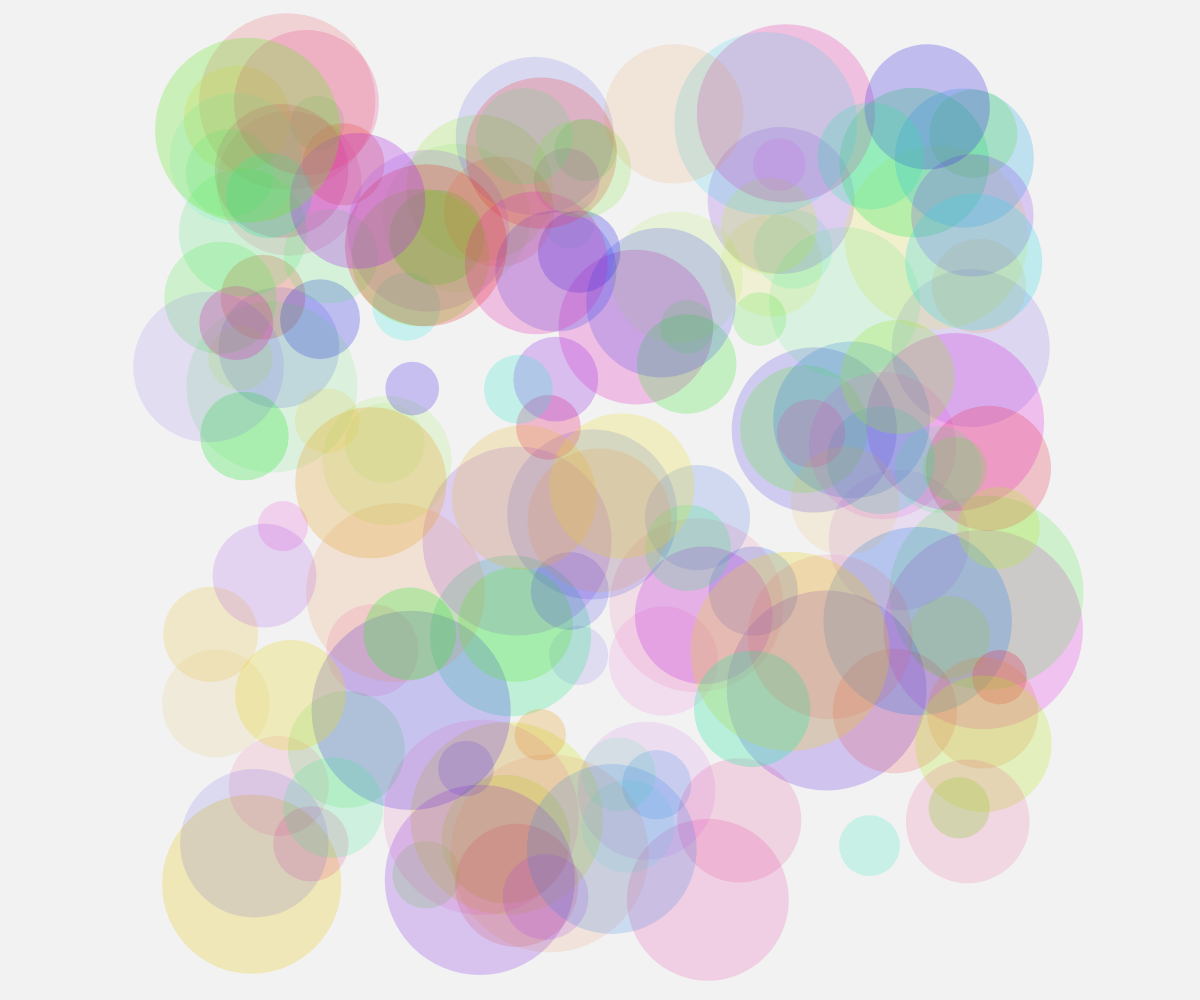
Frame 1 (no input)
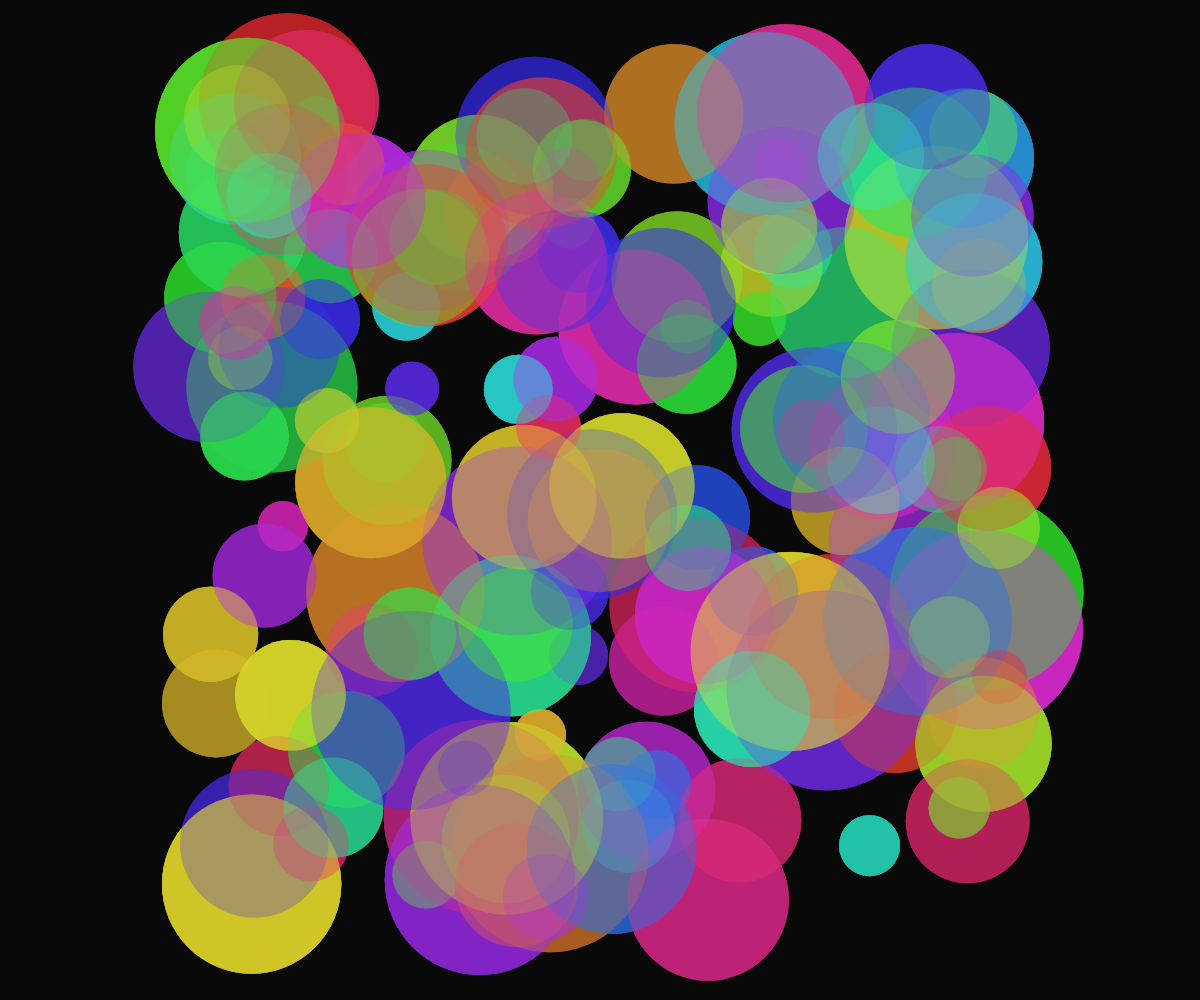
Frame 60 (no input)
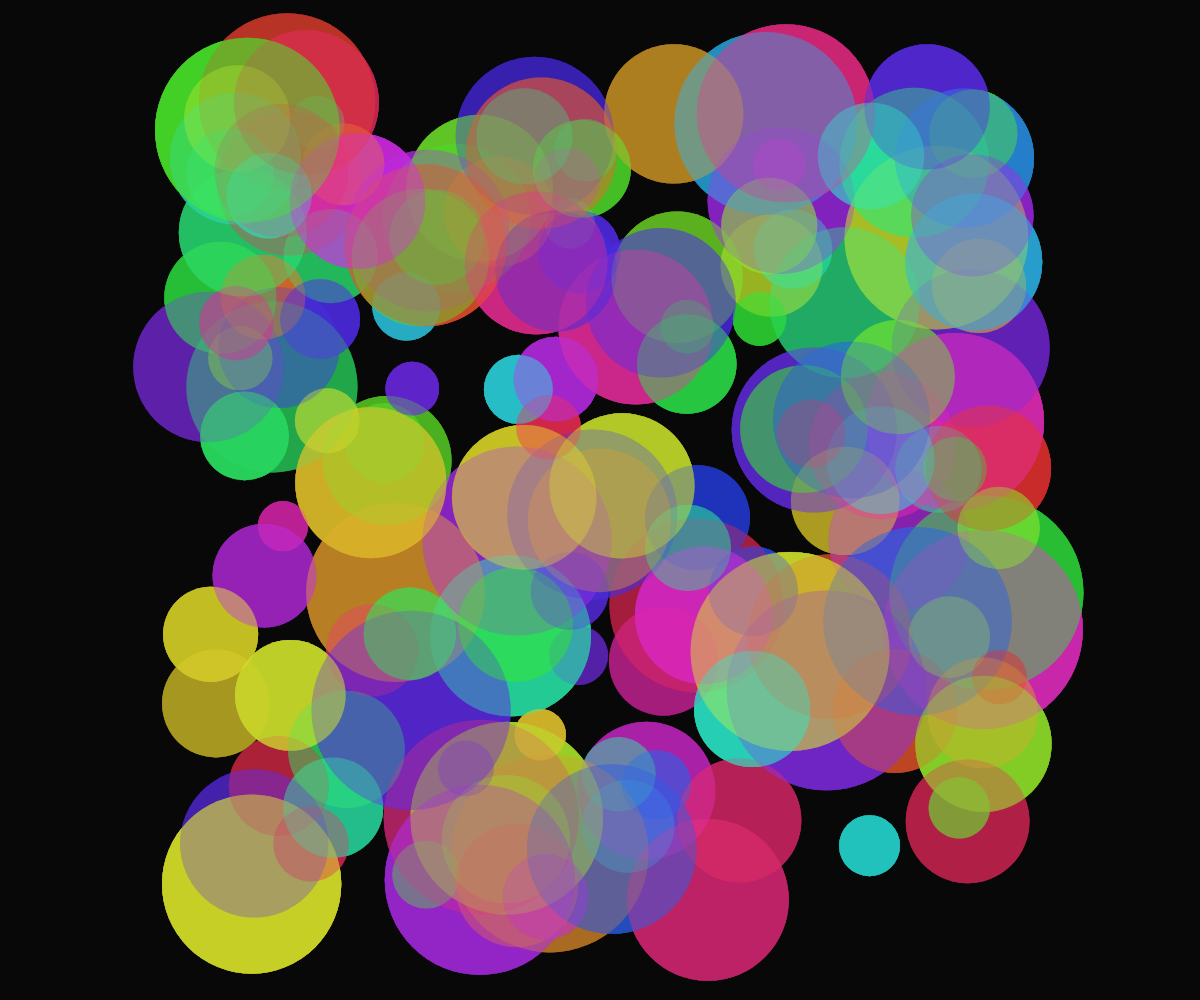
Frame 120 (the mouse pressed at the canvas centre since frame 60)

The p5.js sketch that drew these frames (run headless with seeded random() and noise() and a simulated clock; from frame 60 on, the mouse is pressed at the canvas centre):

// p5.js sketch
// ── sketch.js
let planes = [];
const numPlanes = 150;
const fieldSize = 800;
const speed = 0.002;

function setup() {
  createCanvas(windowWidth, windowHeight);
  colorMode(HSB, 360, 100, 100, 1);
  
  // Initialize planes with random positions and properties
  for (let i = 0; i < numPlanes; i++) {
    planes.push({
      x: random(-fieldSize/2, fieldSize/2),
      y: random(-fieldSize/2, fieldSize/2),
      z: random(-fieldSize/2, fieldSize/2),
      size: random(50, 200),
      speedX: random(-0.5, 0.5) * speed,
      speedY: random(-0.5, 0.5) * speed,
      speedZ: random(-0.5, 0.5) * speed,
      hue: random(360),
      alpha: random(0.1, 0.3)
    });
  }
}

function draw() {
  background(0, 0, 0, 0.05); // Semi-transparent background for trail effect
  
  // Draw all planes
  for (let i = 0; i < planes.length; i++) {
    let p = planes[i];
    
    // Update position
    p.x += p.speedX;
    p.y += p.speedY;
    p.z += p.speedZ;
    
    // Wrap around edges
    if (p.x > fieldSize/2) p.x = -fieldSize/2;
    if (p.x < -fieldSize/2) p.x = fieldSize/2;
    if (p.y > fieldSize/2) p.y = -fieldSize/2;
    if (p.y < -fieldSize/2) p.y = fieldSize/2;
    if (p.z > fieldSize/2) p.z = -fieldSize/2;
    if (p.z < -fieldSize/2) p.z = fieldSize/2;
    
    // Change hue over time for color shift
    p.hue = (p.hue + 0.1) % 360;
    
    // Draw the plane using ellipse with dynamic size and opacity
    noStroke();
    fill(p.hue, 80, 90, p.alpha);
    
    push();
    translate(width/2 + p.x, height/2 + p.y, p.z);
    scale(p.size / 100); // Scale the size
    ellipse(0, 0, 100, 100); // Draw a circular plane
    pop();
  }
}

function windowResized() {
  resizeCanvas(windowWidth, windowHeight);
}
